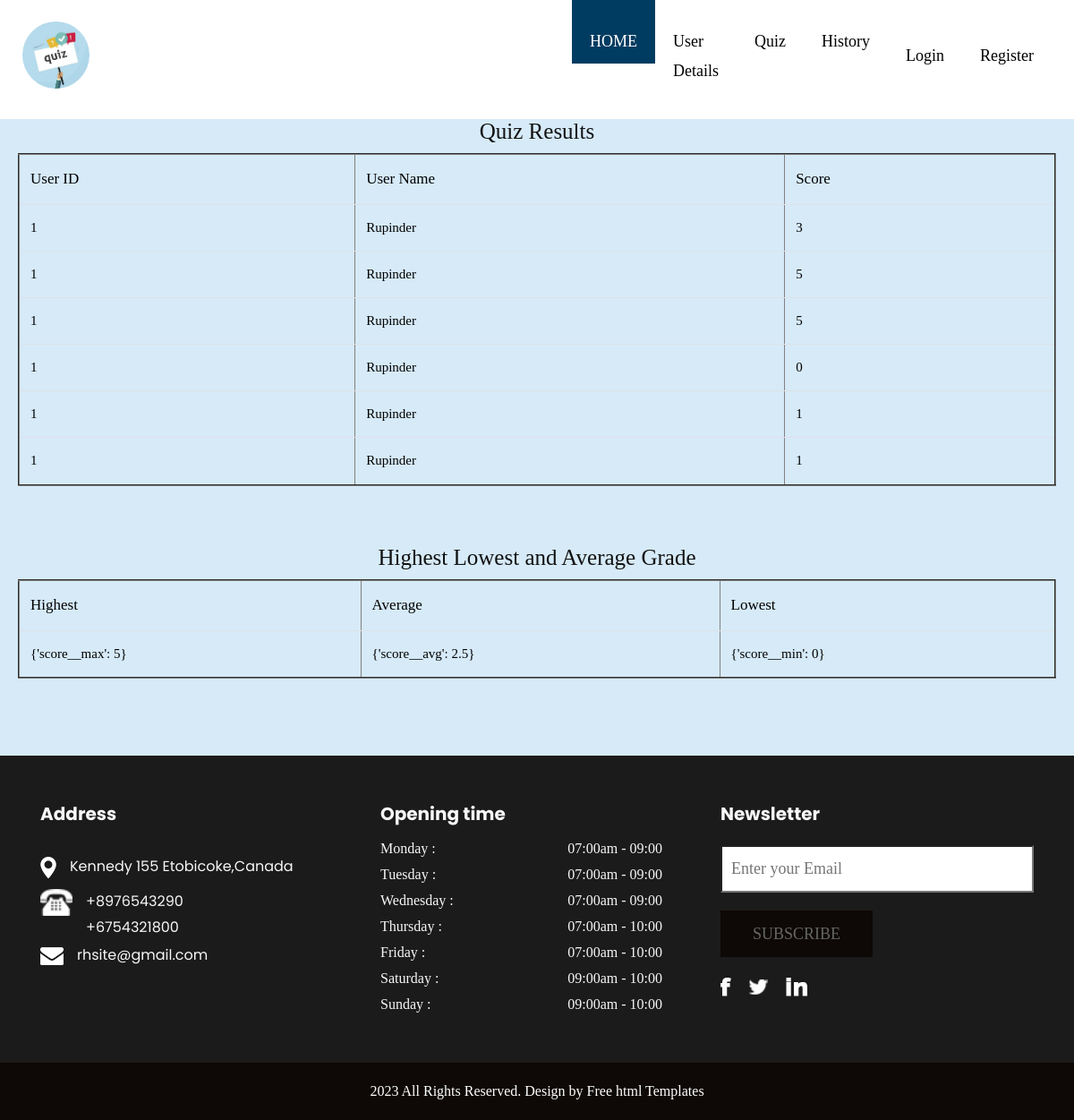
/score/ (signed in), run on the app's committed database.
### termproject/models.py (models this page shows, shortened)
class Quiz(models.Model):
    question_id = models.IntegerField(blank=True, null=True)
    user_name = models.CharField(max_length=50, null=True)
    score = models.IntegerField(blank=True, null=True)

### termproject/views.py (the view)
# urls.py: path('score/',views.submit_result,name='score'),
@csrf_exempt
def submit_result(request):
    allList = Quiz.objects.filter(question_id=request.user.id)
    average = Quiz.objects.filter(question_id=request.user.id).aggregate(Avg('score'))
    highest = Quiz.objects.filter(question_id=request.user.id).aggregate(Max('score'))
    lowest = Quiz.objects.filter(question_id=request.user.id).aggregate(Min('score'))
    form = Quizform()
    context = {
        "allList": allList,
        'form': form,
        'average': average,
        'highest': highest,
        'lowest': lowest
    }
    return render(request, 'termproject/score.html', context)

### termproject/forms.py
class Quizform(ModelForm):
    class Meta:
        model = Quiz
        fields = "__all__"

### termproject/templates/termproject/score.html
{% extends 'termproject/base.html' %}
{% block content %}
  <div class="card-body" >
    <h3 style="font-size:25px; text-align:center">Quiz Results</h3>
    <table border ="2" class="table" >
        <thead style="font-size:17px; color:black">
            <tr>
                <td>User ID</td>
                <td>User Name</td>
                <td>
                    Score
                </td>
            </tr>
        </thead>
        <tbody >
            {% for l in allList %}
            <tr style="font-size:15px; color:black">
                <td>{{ l.question_id }}</td>
                <td>{{ l.user_name }}</td>
                <td>
                    {{ l.score }}
                </td>
            </tr>
            {% endfor %}
        </tbody>
    </table><br><br>
      <h4 style="font-size:25px; text-align:center">Highest Lowest and Average Grade</h4>
    <table border ="2" class="table">
        <thead style="font-size:17px; color:black">
            <tr>
                <td>Highest</td>
                <td>Average</td>
                <td>Lowest</td>
            </tr>
        </thead>
        <tbody>
            <tr style="font-size:15px; color:black">
                <td>{{highest }}</td>
                <td>{{ average }}</td>
                <td>{{ lowest }}</td>
            </tr>
        </tbody>
    </table>
</div>
{% endblock %}

### termproject/static/termproject/css/style.css (style rules this page uses)
* { box-sizing: border-box !important; transition: ease all 0.5s; }
html { scroll-behavior: smooth; }
body { color: #666666; font-size: 14px; line-height: 1.80857; font-weight: normal; overflow-x: hidden; font-family: Raleway; }
h1, h2, h3, h4, h5, h6 { letter-spacing: 0; font-weight: normal; position: relative; padding: 0 0 10px 0; font-weight: normal; line-height: normal; color: #111111; margin: 0 }
h3 { font-size: 18px }
h4 { font-size: 16px }
*, *::after, *::before { -webkit-box-sizing: border-box; -moz-box-sizing: border-box; box-sizing: border-box; }

### data on the page
Quiz: question_id "1", user_name "Rupinder", score "3"
Quiz: question_id "1", user_name "Rupinder", score "5"
Quiz: question_id "1", user_name "Rupinder", score "5"
Quiz: question_id "1", user_name "Rupinder", score "0"
Quiz: question_id "1", user_name "Rupinder", score "1"
Quiz: question_id "1", user_name "Rupinder", score "1"

### other printed values
{{ highest }} "{'score__max': 5}"
{{ average }} "{'score__avg': 2.5}"
{{ lowest }} "{'score__min': 0}"
